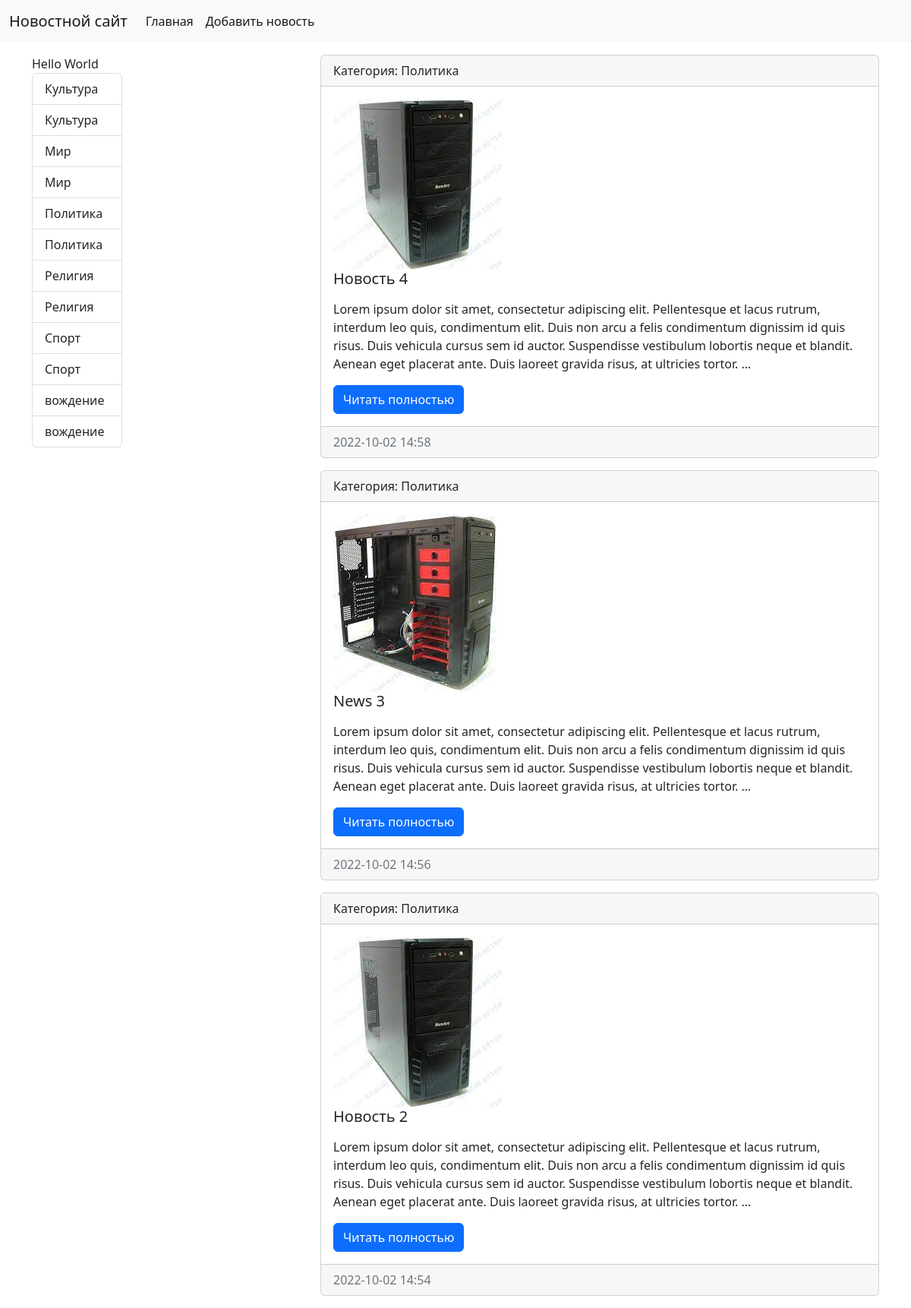
Screenshot of /category/3/ with the database file from the repository.
### news/models.py (models this page shows, shortened)
class Category (models.Model):
    title = models.CharField(max_length=150, db_index=True, verbose_name="Наименование категорий")
    def get_absolute_url(self):
        return reverse('category', kwargs={'category_id': self.pk})
    def __str__(self):
        return self.title
    class Meta:
        verbose_name = "Категория"
        verbose_name_plural = "Категории"
        ordering = ["title"]

class News (models.Model):
    title = models.CharField(max_length=150, verbose_name="Наименование")
    content = models.TextField(blank=True, verbose_name="Контент")
    created_at = models.DateTimeField(auto_now_add=True, verbose_name="Создано")
    updated_at = models.DateTimeField(auto_now=True, verbose_name="Обновлено")
    photo = models.ImageField(upload_to='photos/%Y/%m/%d/', verbose_name="Фото")
    is_published = models.BooleanField(default=True, verbose_name="Опубликовано")
    category = models.ForeignKey('Category', on_delete=models.PROTECT, null=True, verbose_name="Категория")
    class Meta:
        verbose_name = "Новость"
        verbose_name_plural = "Новости"
        ordering = ["-created_at", "title"]

### news/views.py (the view)
# urls.py: path('category/<int:category_id>/', get_category, name='category'),
def get_category(request, category_id):
    news = News.objects.filter(category_id=category_id)
    category = Category.objects.get(pk=category_id)
    return render(request, 'news/category.html', {'news': news, 'category': category,})

### news/templatetags/news_tags.py (called while the page is built)
@register.inclusion_tag('news/list_categories.html')
def show_categories(arg1='Hello', arg2='World'):
    categories = Category.objects.all()
    return {"categories": categories, "arg1": arg1, "arg2":arg2}

### news/templates/news/category.html (shortened to what this page needs)
{% extends 'base.html' %}
{% block sidebar %}
{% include 'inc/_sidebar.html' %}
{% endblock %}
{% block content %}
          <div class="col-md-8">
              {% for item in news %}
                <div class="card mb-3">
                  <div class="card-header">
                    Категория: {{ item.category }}
                  </div>
                  <div class="card-body">
                    <div class="media">
                      <img src="{{ item.photo.url }}" alt="">
                      <div class="media-body">
                        <h5 class="card-title">{{  item.title }}</h5>
                        <p class="card-text">{{  item.content|linebreaks|truncatewords:50 }}</p>
                        <a href="/" class="btn btn-primary">Читать полностью</a>
                      </div>
                    </div>
                  </div>
                  <div class="card-footer text-muted">
                    {{  item.created_at|date:"Y-m-d H:i" }}
                  </div>
                </div>
              {% endfor %}
          </div>
{% endblock %}

### news/templates/news/list_categories.html
<div class="col-md-4">
  {{ arg1 }} {{ arg2 }}
               <div class="list-group">
                 {% for item in categories %}
                  <a href="{% url 'category' item.pk %}" class="list-group-item list-group-item-action">{{ item.title }}</a>
                  <a href="{{ item.get_absolute_url }}" class="list-group-item list-group-item-action">{{ item.title }}</a>
                 {% endfor %}
              </div>
</div>

### rows the page displays
Category: title "Культура"
Category: title "Мир"
Category: title "Политика"
Category: title "Религия"
Category: title "Спорт"
Category: title "вождение"
News: category "Политика", photo (picture), title "Новость 4", content "Lorem ipsum dolor sit amet, consectetur adipiscing elit. Pellentesque et lacus rutrum, interdum leo quis, condimentum elit. Duis non arcu a felis condimentum dignissim id quis risus. Duis vehicula cursus sem id auctor. Suspendisse vestibulum lobortis neque et blandit. Aenean eget placerat ante. Duis laoreet gravida risus, at ultricies tortor. …", created_at "2022-10-02 14:58"
News: category "Политика", photo (picture), title "News 3", content "Lorem ipsum dolor sit amet, consectetur adipiscing elit. Pellentesque et lacus rutrum, interdum leo quis, condimentum elit. Duis non arcu a felis condimentum dignissim id quis risus. Duis vehicula cursus sem id auctor. Suspendisse vestibulum lobortis neque et blandit. Aenean eget placerat ante. Duis laoreet gravida risus, at ultricies tortor. …", created_at "2022-10-02 14:56"
News: category "Политика", photo (picture), title "Новость 2", content "Lorem ipsum dolor sit amet, consectetur adipiscing elit. Pellentesque et lacus rutrum, interdum leo quis, condimentum elit. Duis non arcu a felis condimentum dignissim id quis risus. Duis vehicula cursus sem id auctor. Suspendisse vestibulum lobortis neque et blandit. Aenean eget placerat ante. Duis laoreet gravida risus, at ultricies tortor. …", created_at "2022-10-02 14:54"

### other values shown
{{ arg1 }} "Hello"
{{ arg2 }} "World"
